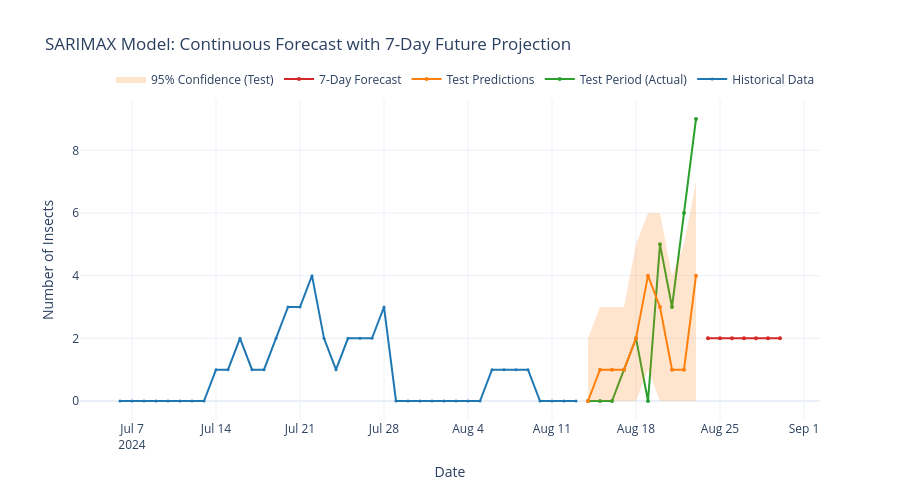

Notebook code for this chart:
### Markdown cell above
### 📊 SARIMAX Performance Analysis

Evaluate SARIMAX with interactive visualizations and metrics.

### Code cell
# SARIMAX: Proper Train/Test Evaluation with Continuous Forecasting
# Get train predictions (fitted values on training data)
sarimax_train_pred = ensure_non_negative_int(best_sarimax_model.fittedvalues)
sarimax_train_metrics = calculate_metrics(y_train, sarimax_train_pred)

# Get test predictions using proper forecasting
sarimax_forecast = best_sarimax_model.forecast(steps=len(y_test), exog=X_test)
sarimax_test_pred = ensure_non_negative_int(sarimax_forecast)
sarimax_test_metrics = calculate_metrics(y_test, sarimax_test_pred)

# Generate 7-day future forecast
last_date = ts_test['Date'].iloc[-1]
future_dates = generate_future_dates(last_date, days=7)

# Generate future exogenous variables (using recent averages)
future_exog = np.array([
    [X_test[-7:, 0].mean(), X_test[-7:, 1].mean()] for _ in range(7)
])

# Get 7-day future forecast
sarimax_future_forecast = best_sarimax_model.forecast(steps=7, exog=future_exog)
sarimax_future_pred = ensure_non_negative_int(sarimax_future_forecast)

# Get confidence intervals for test predictions
forecast_obj = best_sarimax_model.get_forecast(steps=len(y_test), exog=X_test)
forecast_ci = forecast_obj.conf_int(alpha=0.05)  # 95% confidence interval
test_upper_bound = ensure_non_negative_int(forecast_ci[:, 1])
test_lower_bound = ensure_non_negative_int(forecast_ci[:, 0])

print("📊 SARIMAX Model Results:")
print("Training Performance:")
print(f"   MAE: {sarimax_train_metrics['MAE']:.3f}")
print(f"   RMSE: {sarimax_train_metrics['RMSE']:.3f}")
print(f"   R²: {sarimax_train_metrics['R2']:.3f}")
print("\nTest Performance:")
print(f"   MAE: {sarimax_test_metrics['MAE']:.3f}")
print(f"   RMSE: {sarimax_test_metrics['RMSE']:.3f}")
print(f"   R²: {sarimax_test_metrics['R2']:.3f}")
print(f"\n7-Day Future Forecast: {sarimax_future_pred}")

# Create continuous forecast visualization
fig_sarimax = create_continuous_forecast_plot(
    y_train, y_test, sarimax_test_pred, sarimax_future_pred,
    ts_train['Date'], ts_test['Date'], future_dates,
    "SARIMAX Model: Continuous Forecast with 7-Day Future Projection",
    confidence_lower=test_lower_bound, confidence_upper=test_upper_bound
)
fig_sarimax.show()

joblib.dump(best_sarimax_model, r'D:/study/BI/IS-BI-project/new_BI_project_aproach/bip/new_new_aprach/streamlit/models/sarimax_model.joblib')

### Figure 1 — Plotly figure (JSON) as saved in the notebook; plotly's stock layout.template omitted (floating-point values rounded to 4 significant figures)
{"data": [{"line": {"color": "#1f77b4", "width": 2}, "marker": {"size": 3}, "mode": "lines+markers", "name": "Historical Data", "type": "scatter", "x": ["2024-07-06T00:00:00", "2024-07-07T00:00:00", "2024-07-08T00:00:00", "2024-07-09T00:00:00", "2024-07-10T00:00:00", "2024-07-11T00:00:00", "2024-07-12T00:00:00", "2024-07-13T00:00:00", "2024-07-14T00:00:00", "2024-07-15T00:00:00", "2024-07-16T00:00:00", "2024-07-17T00:00:00", "2024-07-18T00:00:00", "2024-07-19T00:00:00", "2024-07-20T00:00:00", "2024-07-21T00:00:00", "2024-07-22T00:00:00", "2024-07-23T00:00:00", "2024-07-24T00:00:00", "2024-07-25T00:00:00", "2024-07-26T00:00:00", "2024-07-27T00:00:00", "2024-07-28T00:00:00", "2024-07-29T00:00:00", "2024-07-30T00:00:00", "2024-07-31T00:00:00", "2024-08-01T00:00:00", "2024-08-02T00:00:00", "2024-08-03T00:00:00", "2024-08-04T00:00:00", "2024-08-05T00:00:00", "2024-08-06T00:00:00", "2024-08-07T00:00:00", "2024-08-08T00:00:00", "2024-08-09T00:00:00", "2024-08-10T00:00:00", "2024-08-11T00:00:00", "2024-08-12T00:00:00", "2024-08-13T00:00:00"], "y": [0, 0, 0, 0, 0, 0, 0, 0, 1, 1, 2, 1, 1, 2, 3, 3, 4, 2, 1, 2, 2, 2, 3, 0, 0, 0, 0, 0, 0, 0, 0, 1, 1, 1, 1, 0, 0, 0, 0]}, {"line": {"color": "#2ca02c", "width": 2}, "marker": {"size": 4}, "mode": "lines+markers", "name": "Test Period (Actual)", "type": "scatter", "x": ["2024-08-14T00:00:00", "2024-08-15T00:00:00", "2024-08-16T00:00:00", "2024-08-17T00:00:00", "2024-08-18T00:00:00", "2024-08-19T00:00:00", "2024-08-20T00:00:00", "2024-08-21T00:00:00", "2024-08-22T00:00:00", "2024-08-23T00:00:00"], "y": [0, 0, 0, 1, 2, 0, 5, 3, 6, 9]}, {"line": {"color": "#ff7f0e", "width": 2}, "marker": {"size": 4}, "mode": "lines+markers", "name": "Test Predictions", "type": "scatter", "x": ["2024-08-14T00:00:00", "2024-08-15T00:00:00", "2024-08-16T00:00:00", "2024-08-17T00:00:00", "2024-08-18T00:00:00", "2024-08-19T00:00:00", "2024-08-20T00:00:00", "2024-08-21T00:00:00", "2024-08-22T00:00:00", "2024-08-23T00:00:00"], "y": [0, 1, 1, 1, 2, 4, 3, 1, 1, 4]}, {"line": {"color": "#d62728", "width": 2}, "marker": {"size": 4}, "mode": "lines+markers", "name": "7-Day Forecast", "type": "scatter", "x": ["2024-08-24T00:00:00", "2024-08-25T00:00:00", "2024-08-26T00:00:00", "2024-08-27T00:00:00", "2024-08-28T00:00:00", "2024-08-29T00:00:00", "2024-08-30T00:00:00"], "y": [2, 2, 2, 2, 2, 2, 2]}, {"line": {"width": 0}, "mode": "lines", "showlegend": false, "type": "scatter", "x": ["2024-08-14T00:00:00", "2024-08-15T00:00:00", "2024-08-16T00:00:00", "2024-08-17T00:00:00", "2024-08-18T00:00:00", "2024-08-19T00:00:00", "2024-08-20T00:00:00", "2024-08-21T00:00:00", "2024-08-22T00:00:00", "2024-08-23T00:00:00"], "y": [2, 3, 3, 3, 5, 6, 6, 4, 5, 7]}, {"fill": "tonexty", "fillcolor": "rgba(255, 127, 14, 0.2)", "line": {"width": 0}, "mode": "lines", "name": "95% Confidence (Test)", "showlegend": true, "type": "scatter", "x": ["2024-08-14T00:00:00", "2024-08-15T00:00:00", "2024-08-16T00:00:00", "2024-08-17T00:00:00", "2024-08-18T00:00:00", "2024-08-19T00:00:00", "2024-08-20T00:00:00", "2024-08-21T00:00:00", "2024-08-22T00:00:00", "2024-08-23T00:00:00"], "y": [0, 0, 0, 0, 0, 1, 0, 0, 0, 0]}], "layout": {"height": 500, "hovermode": "x unified", "legend": {"orientation": "h", "x": 1, "xanchor": "right", "y": 1.02, "yanchor": "bottom"}, "title": {"text": "SARIMAX Model: Continuous Forecast with 7-Day Future Projection"}, "xaxis": {"title": {"text": "Date"}}, "yaxis": {"title": {"text": "Number of Insects"}}}}
